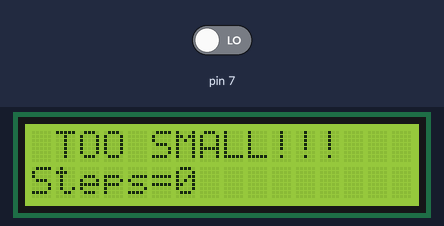
Bench run of a sketch on a simulated Arduino Uno, built with avr-gcc and run on an emulated ATmega328P. Shown: 16×2 character LCD. Inputs (shaded band) come from the test bench; at power-on: pin 7 LOW.

Above: at 1.2 s.
1.3 s: pin 7 driven HIGH
At 2.6 s:
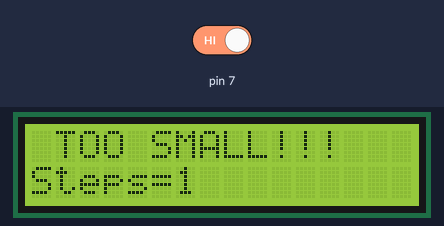
Timing chart, 0 to 4.3 s (numbered marks = the images above; inputs shaded):
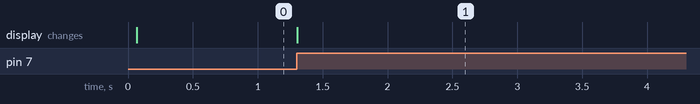

Measured:
- after the input at 1.3 s, the display: changes at once (image 1)

The sketch:

tinkercadCode.ino
```cpp
#include <LiquidCrystal.h>
const int rs = 12, en = 11, d4 = 5, d5 = 4, d6 = 3, d7 = 2;
LiquidCrystal lcd(rs,en,d4,d5,d6,d7);
int olda=0;
int oldtilt=0;
int tilt=0;

void setup(){
  int a=0,b=0,c=0;
  pinMode(7,INPUT);
  lcd.begin(16,2);
  lcd.print(" TOO SMALL!!!");
  Serial.begin(9600);
}

void loop(){
  int a=0,b=0,c=0;
  tilt=digitalRead(7);
  c=tilt;
  b=oldtilt;
  if(oldtilt==1)
  {
    tilt=0;
  }
  oldtilt=c;
  delay(1);
  a=olda+tilt;
  lcd.setCursor(0,1);
  lcd.print("Steps=");
  lcd.print(a);
  olda=a;
}
```
